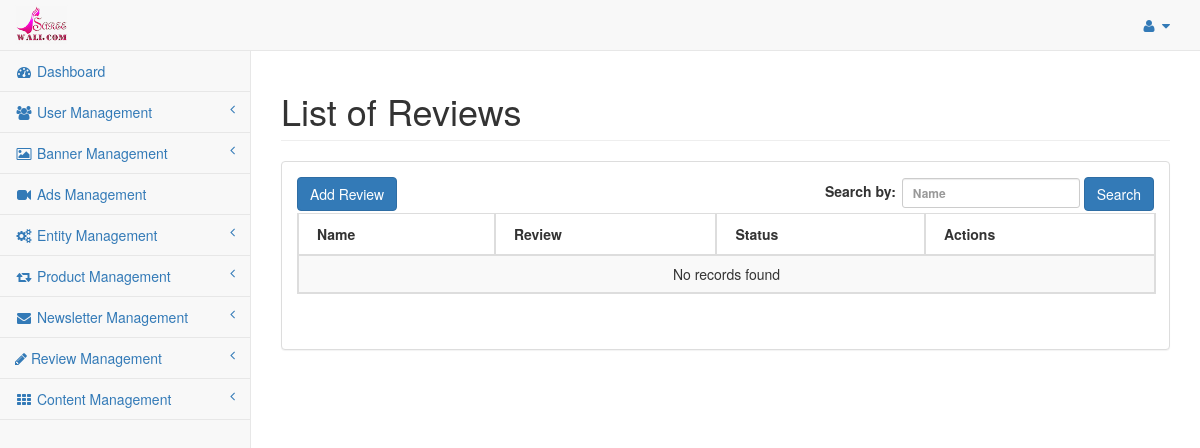
Page /index.php/admin/review/review_list on the earlier database version.
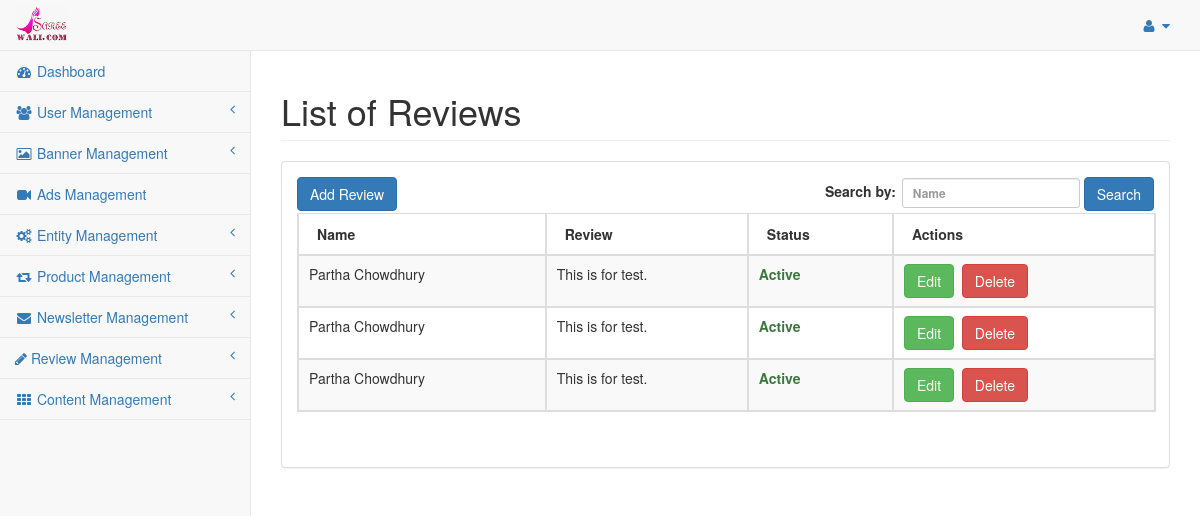
Same page on the later database version.
### tables this page shows
CREATE TABLE `saree_settings` (
  `settings_id` int(11) NOT NULL,
  `sitename` varchar(255) NOT NULL,
  `siteaddress` varchar(255) NOT NULL,
  `logoname` varchar(255) NOT NULL,
  `logopathname` varchar(255) NOT NULL,
  `facebook_page_url` varchar(255) NOT NULL,
  `date_added` int(11) NOT NULL
);

CREATE TABLE `saree_review` (
  `review_id` int(11) NOT NULL,
  `reviewer` varchar(255) NOT NULL,
  `email` varchar(255) NOT NULL,
  `phone` varchar(255) NOT NULL,
  `state_id` int(11) NOT NULL,
  `review` text NOT NULL,
  `status` enum('Y','N') NOT NULL DEFAULT 'N',
  `date_added` int(11) NOT NULL,
  `date_modified` int(11) NOT NULL
);

### application/models/Defaultdata.php (called while the page is built, shortened)
<?php
class Defaultdata extends CI_Model {
	private $mydata = array();
	public function getBackendDefaultData()
	{
		$this->mydata["tot_segments"] = $this->getUrlSegments();
		$this->mydata['general_settings'] = $this->grabSettingData();
		$this->mydata['admin_profile'] = $this->grabProfileData();
		$this->mydata["sidebar"] = $this->load->view('admin/partials/sidebar', null, true);
		$this->data = $this->mydata;
		$this->headerdata = $this->mydata;
		$this->data["header"] = $this->load->view('admin/partials/header', $this->headerdata, true);
		$this->data["head"] = $this->load->view('admin/partials/head', $this->headerdata, true);
		$this->data["footer"] = $this->load->view('admin/partials/footer', null, true);
		return $this->data;
	}
	public function getUrlSegments()
	{
		$all_segment=$this->uri->segment_array();
		return $all_segment;
	}
	public function grabSettingData(){
		$query = $this->db->get(TABLE_SETTINGS);
		return $query->row();
	}
	public function grabProfileData(){
		$query = $this->db->get(TABLE_ADMIN);
		return $query->row();
	}
}
?>

### application/controllers/admin/Review.php (called while the page is built, shortened)
<?php if ( ! defined('BASEPATH')) exit('No direct script access allowed');
class Review extends CI_Controller{
	public $data = array();
	public function __construct(){
		$this->load->model('reviewdata');
		$this->data = $this->defaultdata->getBackendDefaultData();
	}
	public function review_list(){
		$like = array();
		parse_str($_SERVER['QUERY_STRING'], $like);
		unset($like['page']);
		$search_key = $this->input->get('reviewer');
		if(isset($search_key) && $search_key){
			$this->data['search_key'] = $search_key;
		}else{
			$this->data['search_key'] = '';
		}
		$review_data = $this->reviewdata->grab_review(array(), $like, array());
		$config['base_url'] = site_url('review-list');
		$config['total_rows'] = count($review_data);
		$pagination = $this->config->item('pagination');
		$pagination = array_merge($config, $pagination);
		$this->pagination->initialize($pagination);
		$this->data['page'] = ($this->input->get('page')) ? $this->input->get('page') : 0;
		$this->data['pagination'] = $this->pagination->create_links();
		$review_paginated_data = $this->reviewdata->grab_review(array(), $like, array(PAGINATION_PER_PAGE, $this->data['page']));
		$this->data['review_details'] = $review_paginated_data;
		$this->load->view('admin/review_list', $this->data);
	}
}

### index.php (called while the page is built, shortened)
<?php
require_once BASEPATH.'core/CodeIgniter.php';

### application/models/Reviewdata.php (called while the page is built, shortened)
<?php
class Reviewdata extends CI_Model {
	public function grab_review($cond = array(), $like = array(), $limit = array()){
		if(!empty($limit)){
			$per_page = $limit[0];
			$offset = $limit[1];
			$start = max(0, ( $offset -1 ) * $per_page);
			$this->db->limit($per_page, $start);
		}
		$query = $this->db->get(TABLE_REVIEW);
		return $query->result();
	}
}

### application/views/admin/review_list.php (the view, shortened to what this page needs)
<?php echo $head;?>
<div id="wrapper">
	<?php echo $header;?>
	<div id="page-wrapper" style="min-height: 374px;">
          <div class="row">
              <div class="col-lg-12">
                  <h1 class="page-header">List of Reviews</h1>
              </div>
          </div>
          <div class="row">
              <div class="col-lg-12">
                  <div class="panel panel-default">
				<div class="panel-body">
					<div id="dataTables-example_wrapper" class="dataTables_wrapper form-inline dt-bootstrap no-footer">
					  <div class="row">
						 <div class="col-sm-6">
							<a href="<?php echo base_url('admin/review-add');?>" class="btn btn-primary">Add Review</a>
						 </div>
						 <div class="col-sm-6">
							<form action="<?php echo base_url('admin/review-list');?>" method="GET" role="form">
								<div id="dataTables-example_filter" class="dataTables_filter">
									<label>Search by:<input name="reviewer" type="search" class="form-control input-sm" placeholder="Name" aria-controls="dataTables-example" id="user-search" value="<?php echo $search_key;?>"></label>
									<button type="submit" class="btn btn-primary">Search</button>
								</div>
							</form>
						 </div>
					  </div>
					  <div class="row">
						 <div class="col-sm-12">
							<table width="100%" class="table table-striped table-bordered table-hover dataTable no-footer dtr-inline" id="dataTables-example" role="grid" aria-describedby="dataTables-example_info" style="width: 100%;">
							   <thead>
								  <tr role="row">
									 <th>Name</th>
									 <th>Review</th>
									 <th>Status</th>
									 <th>Actions</th>
								  </tr>
							   </thead>
							   <tbody>
							    <?php if(!empty($review_details)){ ?>
								<?php foreach($review_details AS $detail) {?>
								  <tr class="gradeA odd" role="row">
									 <td><?php echo $detail->reviewer;?></td>
									 <td><?php echo $detail->review;?></td>
									 <td class="center"><?php echo ($detail->status == 'Y' ? '<strong class="text-success">Active</strong>' : '<strong class="text-danger">Inactive</strong>');?></td>
									 <td class="center">
										<a href="<?php echo base_url('admin/review-edit/'.$detail->review_id);?>" class="btn btn-success" title="Edit">Edit</a>&nbsp;
										<?php
											if($detail->status == 'Y'){
										?>
										<a href="javascript:void(0);" onclick="onDeleteConfirm('<?php echo base_url('admin/review/review_update/'.$detail->review_id);?>');" class="btn btn-danger" title="Delete">Delete<a>						<?php
											}
										?>
									</td>
								  </tr>
								  <?php } ?>
								  <?php }else{ ?>
								  <tr class="gradeA odd" role="row"><td colspan="4" style="text-align:center;">No records found</td></tr>
								  <?php } ?>
							   </tbody>
							</table>
						 </div>
					  </div>
					</div>
					</div>
                  </div>
              </div>
          </div>
      </div>
</div>
<?php echo $footer; ?>

### application/views/admin/partials/sidebar.php (shortened to what this page needs)
<div class="navbar-default sidebar" role="navigation">
	<div class="sidebar-nav navbar-collapse">
		<ul class="nav" id="side-menu">
			<li>
				<a href="<?php echo base_url('admin/dashboard');?>"><i class="fa fa-dashboard fa-fw"></i> Dashboard</a>
			</li>
			<li>
				<a href="#"><i class="fa fa-users fa-fw"></i> User Management<span class="fa arrow"></span></a>
			</li>
			<li>
				<a href="#"><i class="fa fa-image fa-fw"></i> Banner Management<span class="fa arrow"></span></a>
			</li>
			<li>
				<a href="<?php echo base_url('admin/ads');?>"><i class="fa fa-video-camera fa-fw"></i> Ads Management</a>
			</li>
			<li>
				<a href="#"><i class="fa fa-cogs fa-fw"></i> Entity Management<span class="fa arrow"></span></a>
			</li>
			<li>
				<a href="#"><i class="fa fa-retweet fa-fw"></i> Product Management<span class="fa arrow"></span></a>
			</li>
			<li>
				<a href="#"><i class="fa fa-envelope fa-fw"></i> Newsletter Management<span class="fa arrow"></span></a>
			</li>
			<li>
				<a href="#"><i class="fa fa-pencil"></i> Review Management<span class="fa arrow"></span></a>
			</li>
			<li>
				<a href="#"><i class="fa fa-th fa-fw"></i> Content Management<span class="fa arrow"></span></a>
			</li>
		</ul>
	</div>
</div>

### application/views/admin/partials/header.php (shortened to what this page needs)
<nav class="navbar navbar-default navbar-static-top" role="navigation" style="margin-bottom: 0">
	<div class="navbar-header">
		<a class="navbar-brand" href="<?php echo base_url('admin/dashboard');?>">
			<?php
				if(isset($general_settings->logoname) && file_exists(UPLOAD_RELATIVE_LOGO_PATH.$general_settings->logoname)){
			?>
				<img src="<?php echo UPLOAD_LOGO_PATH.$general_settings->logoname.'?v='.time();?>" width="230" height="50">
			<?php
				}
			?>
		</a>
	</div>
	<ul class="nav navbar-top-links navbar-right">
		<li class="dropdown">
			<a class="dropdown-toggle" data-toggle="dropdown" href="#">
				<i class="fa fa-user fa-fw"></i> <i class="fa fa-caret-down"></i>
			</a>
		</li>
	</ul>
	<?php echo $sidebar; ?>
</nav>

### application/views/admin/partials/head.php (shortened to what this page needs)
<!DOCTYPE html>
	<html lang="en">
	<head>
		<link href="<?php echo base_url(); ?>assets/styles/bootstrap.min.css" rel="stylesheet">
		<link href="<?php echo base_url(); ?>assets/styles/metisMenu.min.css" rel="stylesheet">
		<link href="<?php echo base_url(); ?>assets/styles/sb-admin-2.css" rel="stylesheet">
		<link href="<?php echo base_url(); ?>assets/styles/jquery.dataTables.min.css" rel="stylesheet" type="text/css">
		<link href="<?php echo base_url(); ?>assets/styles/font-awesome.min.css" rel="stylesheet" type="text/css">
		<link rel="stylesheet" href="<?php echo base_url(); ?>assets/styles/jquery-ui.min.css">
		<link rel="stylesheet" href="<?php echo base_url(); ?>assets/styles/fine-uploader-new.min.css">
		<link rel="stylesheet" href="<?php echo base_url(); ?>assets/styles/select2.min.css">
	</head>
	<body>

### application/views/admin/partials/footer.php (shortened to what this page needs)
</body>
</html>

### assets/styles/sb-admin-2.css (style rules this page uses)
body { background-color: #f8f8f8; }
#wrapper { width: 100%; }
#page-wrapper { padding: 0 15px; min-height: 568px; background-color: white; }
@media (min-width: 768px) { #page-wrapper { position: inherit; margin: 0 0 0 250px; padding: 0 30px; border-left: 1px solid #e7e7e7; } }
.navbar-top-links { margin-right: 0; }
.navbar-top-links li { display: inline-block; }
.navbar-top-links li:last-child { margin-right: 15px; }
.navbar-top-links li a { padding: 15px; min-height: 50px; }
.sidebar .sidebar-nav.navbar-collapse { padding-left: 0; padding-right: 0; }
.sidebar ul li { border-bottom: 1px solid #e7e7e7; }
.sidebar .arrow { float: right; }
.sidebar .fa.arrow:before { content: "\f104"; }
@media (min-width: 768px) { .sidebar { z-index: 1; position: absolute; width: 250px; margin-top: 51px; } }
.navbar-default .navbar-brand { padding: 5px 15px; }
.navbar-brand img { max-height:40px; width:auto; }
table.dataTable thead th, table.dataTable thead td { border-bottom: 1px solid #ddd !important; }
table.dataTable.no-footer { border-bottom: 1px solid #ddd !important; }

Differences in the rows shown:
added saree_review: reviewer "Partha Chowdhury", review "This is for test.", status "Active"
added saree_review: reviewer "Partha Chowdhury", review "This is for test.", status "Active"
added saree_review: reviewer "Partha Chowdhury", review "This is for test.", status "Active"
Other differences:
text no longer shown: "No records found"
